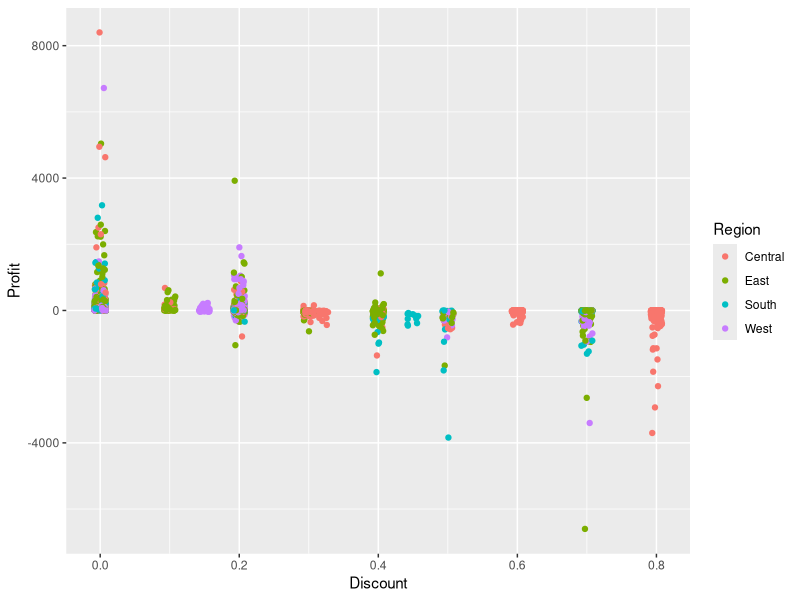

The R source for this figure:
library(tidyverse)
library(dplyr)
superstore <- read.csv("superstore.csv")

superstore %>%
  select(Region, Discount, Profit) %>%
  ggplot() + 
  geom_jitter(aes(Discount, Profit, color = Region))